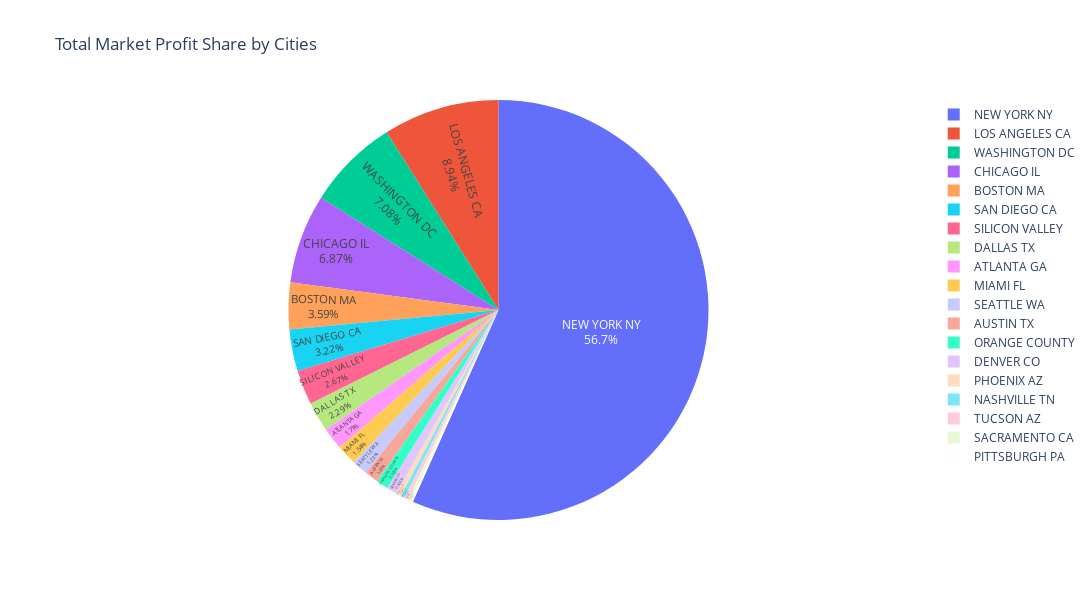

Notebook source saved alongside this figure:
### Markdown cell above
As seen from this Pie Chart; On the basis of cities, the highest number of total users are in New York, Chicago, Los Angeles, Washington and Boston.

### Code cell
MasterData["User_Pop_Ratio"] = MasterData["Users"] / MasterData["Population"]
MasterData["Profit_of_Trip"] = MasterData["Price_Charged"] - MasterData["Cost_of_Trip"]
data2_1 = MasterData.groupby("City").sum()
fig1 = px.pie(data2_1,
                        values=data2_1.Profit_of_Trip,
                        names=data2_1.index ,title="Total Market Profit Share by Cities"
                        )
fig1.update_traces(
                        textposition='inside',
                        textinfo='percent+label'
                        )
fig1.update_layout( width = 1100 , height = 600 )

### Figure 1 — Plotly figure (JSON) as saved in the notebook; plotly's stock layout.template omitted (floating-point values rounded to 4 significant figures)
{"data": [{"domain": {"x": [0, 1], "y": [0, 1]}, "hoverlabel": {"namelength": 0}, "hovertemplate": "label=%{label}<br>Profit_of_Trip=%{value}", "labels": ["ATLANTA GA", "AUSTIN TX", "BOSTON MA", "CHICAGO IL", "DALLAS TX", "DENVER CO", "LOS ANGELES CA", "MIAMI FL", "NASHVILLE TN", "NEW YORK NY", "ORANGE COUNTY", "PHOENIX AZ", "PITTSBURGH PA", "SACRAMENTO CA", "SAN DIEGO CA", "SEATTLE WA", "SILICON VALLEY", "TUCSON AZ", "WASHINGTON DC"], "legendgroup": "", "name": "", "showlegend": true, "textinfo": "percent+label", "textposition": "inside", "type": "pie", "values": [842400.0, 526700.0, 1769000.0, 3387000.0, 1129000.0, 397600.0, 4412000.0, 758300.0, 149500.0, 27960000.0, 457000.0, 192900.0, 85170.0, 117300.0, 1587000.0, 604700.0, 1317000.0, 140300.0, 3493000.0]}], "layout": {"height": 600, "legend": {"tracegroupgap": 0}, "title": {"text": "Total Market Profit Share by Cities"}, "width": 1100}}
